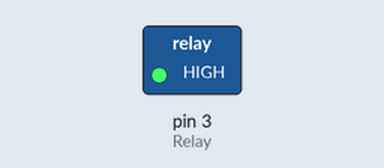
This sketch was run on a simulated Arduino Uno, built with avr-gcc and run on an emulated ATmega328P. Shown: switched loads named in the sketch (green lamp = pin HIGH). Dashed ring = blinking. What the sketch prints to the serial monitor is not drawn.

Above: at 0.5 s.
Timing chart, 0 to 4.6 s (numbered marks = the images above):
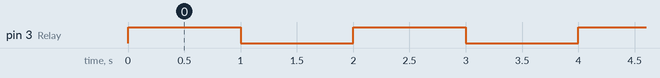

The sketch:

Relay.ino
```cpp
int Relay = 3;
int count = 1;
void setup(){
  Serial.begin(9600);
  pinMode(Relay,OUTPUT); // 릴레이를 출력으로 설정
  }

void loop(){
  if(count==1)
  {
  digitalWrite(Relay,HIGH); // 조건 만족하면 1채널 릴레이 ON
  delay(1000);
  count=0;
  Serial.println ("On");
  }
  else
  {
    digitalWrite(Relay,LOW);
    delay(1000);
    count=1;
    Serial.println ("Off");
  }
// 아니면 1채널 릴레이 OFF
}


/*
릴레이에는 GND VCC는 연결하고 이걸 온오프할 선은 따로있다.
반대편에서 VCC와 GND를 가져와 연결해서 하면 된다.
참고 링크 : http://blog.naver.com/PostView.nhn?blogId=elepartsblog&logNo=221358322401&parentCategoryNo=&categoryNo=34&viewDate=&isShowPopularPosts=false&from=postView
*/
```

Measured:
- by itself, pin 3 (Relay): alternates HIGH for 1.0 s and LOW for 1.0 s
